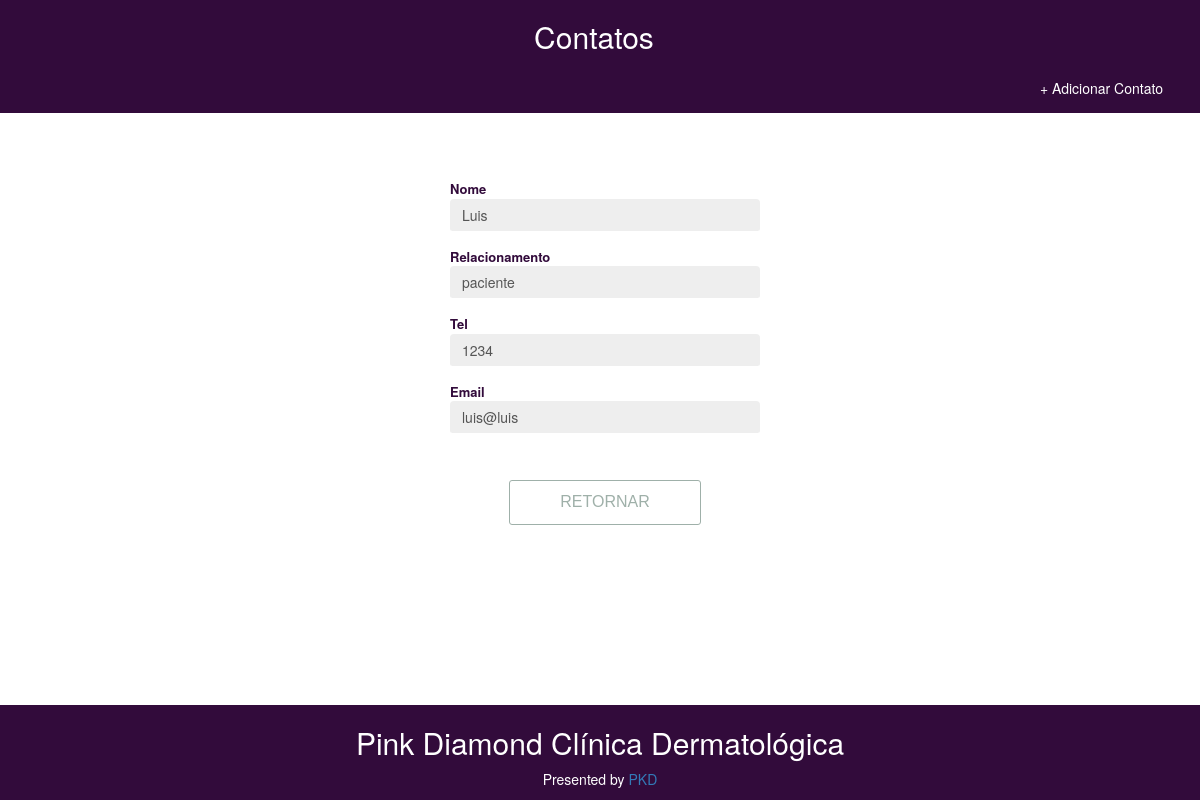
The page /detail/2/ on the database its author committed.
### mycontacts/models/Contact.py (models this page shows)
class Contact(models.Model):
    name = models.CharField(max_length=200)
    relation = models.CharField(max_length=200)
    phone = models.CharField(max_length=200)
    email = models.CharField(max_length=200)

### mycontacts/views.py (the view)
# urls.py: path('detail/<int:detail_id>/', views.ContactDetailView, name="detail"),
def ContactDetailView(request, detail_id):
    data = get_object_or_404(Contact, pk=detail_id)
    context = {
      "data":data
    }
    return render(request, "mycontacts/view.html", context)

### mycontacts/templates/mycontacts/view.html (shortened to what this page needs)
{% extends 'mycontacts/background.html' %}
{% load static %}
{% block content %}
  <div class="container-add">
    <div class="col-xs-4 col-sm-4 col-md-4 col-lg-4 col-xs-offset-3">
      <form id="add-contact-form" class="form" action="#" method="POST" role="form">
              <div class="form-group">
                  <label class="form-label">Nome</label>
                  <input disabled="True" type="text" class="form-control" id="name" name="name" placeholder="Name" tabindex="1" value="{{data.name}}">
              </div>
              <div class="form-group">
                  <label class="form-label">Relacionamento</label>
                  <input disabled="True" type="text" class="form-control" id="relation" name="relation" placeholder="Relation" tabindex="2" value="{{data.relation}}" >
              </div>
              <div class="form-group">
                  <label class="form-label">Tel</label>
                  <input disabled="True" type="text" class="form-control" id="phone" name="phone" placeholder="Phone" tabindex="3" value="{{data.phone}}">
              </div>
              <div class="form-group">
                  <label class="form-label" for="email">Email</label>
                  <input disabled="True" type="text" class="form-control" id="email" name="email" placeholder="Email" tabindex="4" value="{{data.email}}">
              </div>
              <div class="text-center">
                <a class ="btn" href="{% url 'home'%}">Retornar</a>
              </div>
            </form>
      </div>
  </div>
{% endblock content %}

### mycontacts/static/css/show.css (style rules this page uses)
html { height: 100%; }
body { position: relative; margin: 0; min-height: 100%; }

### mycontacts/static/css/add.css (style rules this page uses)
.container-add { padding-top: 15%; padding-left: 15%; }
.form-label { font-size: 13px; color: #320b3b; margin: 0; display: block; opacity: 1; -webkit-transition: .333s ease top, .333s ease opacity; transition: .333s ease top, .333s ease opacity; }
.form-control { border-radius: 10; border-color: #fff; border-width: 0 0 2px 0; border-style: none none solid none; box-shadow: none; }
.btn { background: 0 0 #ffffff; border: 1px solid #9FB0A9; border-radius: 3px; color: #9FB0A9; font-family: "Raleway", sans-serif; font-size: 16px; line-height: inherit; margin: 30px 0; padding: 10px 50px; text-transform: uppercase; transition: all 0.25s ease 0s; }

### rows shown on the page
Contact: name "Luis", relation "paciente", phone "1234", email "luis@luis"
